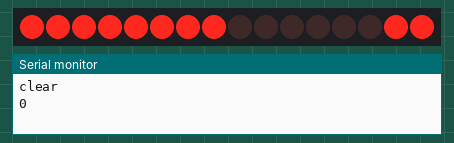
Simulated run of this sketch. Board: Arduino Uno, built with avr-gcc and run on an emulated ATmega328P. On the bench: 16 shift-register outputs drawn as a row of LEDs (first output left, lit = HIGH), the last lines printed to the serial monitor. Wiring (inferred from the names in the program): 2 × shift register (74HC595): data pin 8; shift clock pin 10; latch pin 9. Wiring (inferred from the signals the program sends): row of LEDs: on Q0, Q1, Q2, Q3, Q4, Q5, Q6, Q7, Q8, Q9, Q10, Q11, Q12, Q13, Q14, Q15.

Above: at 0.2 s.
At 1.7 s:
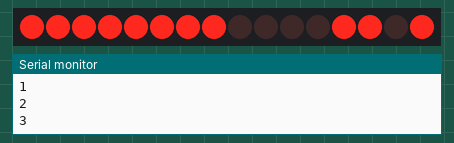
At 3.2 s:
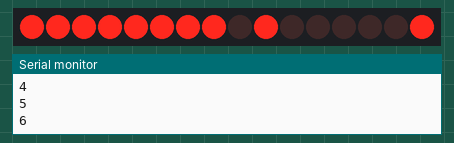
At 6.7 s:
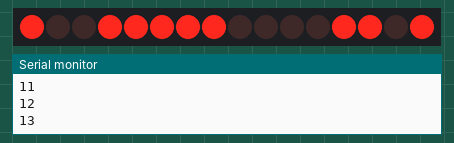
At 9.7 s:
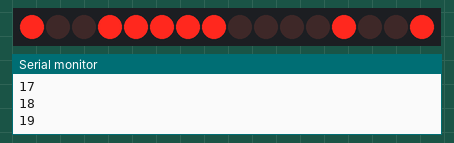
At 13.2 s:
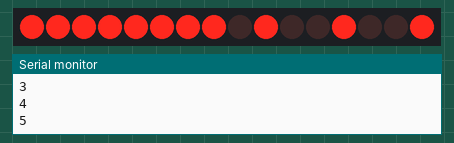
Timing chart, 0 to 13.7 s (numbered marks = the images above):
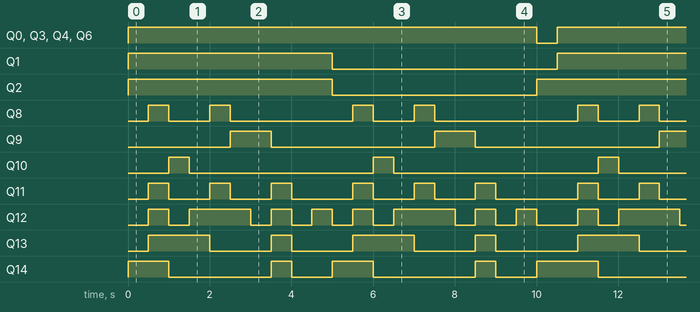

The sketch:

dual_7_segment_hc595.ino
```cpp
int SER_Pin = 8;
int RCLK_Pin = 9;
int SRCLK_Pin = 10;

int randNumber;

#define number_of_74hc595s 2
#define numOfRegisterPins number_of_74hc595s * 8

boolean registers[numOfRegisterPins];

void setup() {
	Serial.begin(9600);
	pinMode(SER_Pin, OUTPUT);
	pinMode(RCLK_Pin, OUTPUT);
	pinMode(SRCLK_Pin, OUTPUT);

	clearRegisters();
	writeRegisters();
}

void clearRegisters() {
	for(int i = numOfRegisterPins - 1; i >=  0; i--){
		registers[i] = LOW;
	}
}

void writeRegisters() {
	digitalWrite(RCLK_Pin, LOW);
	for(int i = numOfRegisterPins - 1; i >=  0; i--){
		digitalWrite(SRCLK_Pin, LOW);

		int val = registers[i];

		digitalWrite(SER_Pin, val);
		digitalWrite(SRCLK_Pin, HIGH);
	}

	digitalWrite(RCLK_Pin, HIGH);
}

void setRegisterPin(int index, int value) {
	registers[index] = value;
}

void writeNumber(int number) {
	switch(number) {
		case 0:
			setRegisterPin(0,LOW);
			setRegisterPin(1,LOW);
			setRegisterPin(2,LOW);
			setRegisterPin(3,LOW);
			setRegisterPin(4,LOW);
			setRegisterPin(5,LOW);
			setRegisterPin(6,LOW);
			setRegisterPin(7,LOW);
            setRegisterPin(8,HIGH);
			setRegisterPin(9,HIGH);
			setRegisterPin(10,HIGH);
			setRegisterPin(11,HIGH);
			setRegisterPin(12,HIGH);
			setRegisterPin(13,HIGH);
			setRegisterPin(14,LOW);
			setRegisterPin(15,LOW);
			break;
		case 1:
			setRegisterPin(0,LOW);
			setRegisterPin(1,LOW);
			setRegisterPin(2,LOW);
			setRegisterPin(3,LOW);
			setRegisterPin(4,LOW);
			setRegisterPin(5,LOW);
			setRegisterPin(6,LOW);
			setRegisterPin(7,LOW);
            setRegisterPin(8,LOW);
			setRegisterPin(9,HIGH);
			setRegisterPin(10,HIGH);
			setRegisterPin(11,LOW);
			setRegisterPin(12,LOW);
			setRegisterPin(13,LOW);
			setRegisterPin(14,LOW);
			setRegisterPin(15,LOW);
			break;
		case 2:
			setRegisterPin(0,LOW);
			setRegisterPin(1,LOW);
			setRegisterPin(2,LOW);
			setRegisterPin(3,LOW);
			setRegisterPin(4,LOW);
			setRegisterPin(5,LOW);
			setRegisterPin(6,LOW);
			setRegisterPin(7,LOW);
            setRegisterPin(8,HIGH);
			setRegisterPin(9,HIGH);
			setRegisterPin(10,LOW);
			setRegisterPin(11,HIGH);
			setRegisterPin(12,HIGH);
			setRegisterPin(13,LOW);
			setRegisterPin(14,HIGH);
			setRegisterPin(15,LOW);
			break;
		case 3:
			setRegisterPin(0,LOW);
			setRegisterPin(1,LOW);
			setRegisterPin(2,LOW);
			setRegisterPin(3,LOW);
			setRegisterPin(4,LOW);
			setRegisterPin(5,LOW);
			setRegisterPin(6,LOW);
			setRegisterPin(7,LOW);
            setRegisterPin(8,HIGH);
			setRegisterPin(9,HIGH);
			setRegisterPin(10,HIGH);
			setRegisterPin(11,HIGH);
			setRegisterPin(12,LOW);
			setRegisterPin(13,LOW);
			setRegisterPin(14,HIGH);
			setRegisterPin(15,LOW);
			break;
		case 4:
			setRegisterPin(0,LOW);
			setRegisterPin(1,LOW);
			setRegisterPin(2,LOW);
			setRegisterPin(3,LOW);
			setRegisterPin(4,LOW);
			setRegisterPin(5,LOW);
			setRegisterPin(6,LOW);
			setRegisterPin(7,LOW);
            setRegisterPin(8,LOW);
			setRegisterPin(9,HIGH);
			setRegisterPin(10,HIGH);
			setRegisterPin(11,LOW);
			setRegisterPin(12,LOW);
			setRegisterPin(13,HIGH);
			setRegisterPin(14,HIGH);
			setRegisterPin(15,LOW);
			break;
		case 5:
			setRegisterPin(0,LOW);
			setRegisterPin(1,LOW);
			setRegisterPin(2,LOW);
			setRegisterPin(3,LOW);
			setRegisterPin(4,LOW);
			setRegisterPin(5,LOW);
			setRegisterPin(6,LOW);
			setRegisterPin(7,LOW);
            setRegisterPin(8,HIGH);
			setRegisterPin(9,LOW);
			setRegisterPin(10,HIGH);
			setRegisterPin(11,HIGH);
			setRegisterPin(12,LOW);
			setRegisterPin(13,HIGH);
			setRegisterPin(14,HIGH);
			setRegisterPin(15,LOW);
			break;
		case 6:
			setRegisterPin(0,LOW);
			setRegisterPin(1,LOW);
			setRegisterPin(2,LOW);
			setRegisterPin(3,LOW);
			setRegisterPin(4,LOW);
			setRegisterPin(5,LOW);
			setRegisterPin(6,LOW);
			setRegisterPin(7,LOW);
            setRegisterPin(8,HIGH);
			setRegisterPin(9,LOW);
			setRegisterPin(10,HIGH);
			setRegisterPin(11,HIGH);
			setRegisterPin(12,HIGH);
			setRegisterPin(13,HIGH);
			setRegisterPin(14,HIGH);
			setRegisterPin(15,LOW);
			break;
		case 7:
			setRegisterPin(0,LOW);
			setRegisterPin(1,LOW);
			setRegisterPin(2,LOW);
			setRegisterPin(3,LOW);
			setRegisterPin(4,LOW);
			setRegisterPin(5,LOW);
			setRegisterPin(6,LOW);
			setRegisterPin(7,LOW);
            setRegisterPin(8,HIGH);
			setRegisterPin(9,HIGH);
			setRegisterPin(10,HIGH);
			setRegisterPin(11,LOW);
			setRegisterPin(12,LOW);
			setRegisterPin(13,LOW);
			setRegisterPin(14,LOW);
			setRegisterPin(15,LOW);
			break;
		case 8:
			setRegisterPin(0,LOW);
			setRegisterPin(1,LOW);
			setRegisterPin(2,LOW);
			setRegisterPin(3,LOW);
			setRegisterPin(4,LOW);
			setRegisterPin(5,LOW);
			setRegisterPin(6,LOW);
			setRegisterPin(7,LOW);
            setRegisterPin(8,HIGH);
			setRegisterPin(9,HIGH);
			setRegisterPin(10,HIGH);
			setRegisterPin(11,HIGH);
			setRegisterPin(12,HIGH);
			setRegisterPin(13,HIGH);
			setRegisterPin(14,HIGH);
			setRegisterPin(15,LOW);
			break;
		case 9:
			setRegisterPin(0,LOW);
			setRegisterPin(1,LOW);
			setRegisterPin(2,LOW);
			setRegisterPin(3,LOW);
			setRegisterPin(4,LOW);
			setRegisterPin(5,LOW);
			setRegisterPin(6,LOW);
			setRegisterPin(7,LOW);
            setRegisterPin(8,HIGH);
			setRegisterPin(9,HIGH);
			setRegisterPin(10,HIGH);
			setRegisterPin(11,HIGH);
			setRegisterPin(12,LOW);
			setRegisterPin(13,HIGH);
			setRegisterPin(14,HIGH);
			setRegisterPin(15,LOW);
			break;
        case 10:
			setRegisterPin(0,LOW);
			setRegisterPin(1,HIGH);
			setRegisterPin(2,HIGH);
			setRegisterPin(3,LOW);
			setRegisterPin(4,LOW);
			setRegisterPin(5,LOW);
			setRegisterPin(6,LOW);
			setRegisterPin(7,LOW);
            setRegisterPin(8,HIGH);
			setRegisterPin(9,HIGH);
			setRegisterPin(10,HIGH);
			setRegisterPin(11,HIGH);
			setRegisterPin(12,HIGH);
			setRegisterPin(13,HIGH);
			setRegisterPin(14,LOW);
			setRegisterPin(15,LOW);
			break;
        case 11:
			setRegisterPin(0,LOW);
			setRegisterPin(1,HIGH);
			setRegisterPin(2,HIGH);
			setRegisterPin(3,LOW);
			setRegisterPin(4,LOW);
			setRegisterPin(5,LOW);
			setRegisterPin(6,LOW);
			setRegisterPin(7,LOW);
            setRegisterPin(8,LOW);
			setRegisterPin(9,HIGH);
			setRegisterPin(10,HIGH);
			setRegisterPin(11,LOW);
			setRegisterPin(12,LOW);
			setRegisterPin(13,LOW);
			setRegisterPin(14,LOW);
			setRegisterPin(15,LOW);
			break;
        case 12:
			setRegisterPin(0,LOW);
			setRegisterPin(1,HIGH);
			setRegisterPin(2,HIGH);
			setRegisterPin(3,LOW);
			setRegisterPin(4,LOW);
			setRegisterPin(5,LOW);
			setRegisterPin(6,LOW);
			setRegisterPin(7,LOW);
            setRegisterPin(8,HIGH);
			setRegisterPin(9,HIGH);
			setRegisterPin(10,LOW);
			setRegisterPin(11,HIGH);
			setRegisterPin(12,HIGH);
			setRegisterPin(13,LOW);
			setRegisterPin(14,HIGH);
			setRegisterPin(15,LOW);
			break;
        case 13:
			setRegisterPin(0,LOW);
			setRegisterPin(1,HIGH);
			setRegisterPin(2,HIGH);
			setRegisterPin(3,LOW);
			setRegisterPin(4,LOW);
			setRegisterPin(5,LOW);
			setRegisterPin(6,LOW);
			setRegisterPin(7,LOW);
            setRegisterPin(8,HIGH);
			setRegisterPin(9,HIGH);
			setRegisterPin(10,HIGH);
			setRegisterPin(11,HIGH);
			setRegisterPin(12,LOW);
			setRegisterPin(13,LOW);
			setRegisterPin(14,HIGH);
			setRegisterPin(15,LOW);
			break;
        case 14:
			setRegisterPin(0,LOW);
			setRegisterPin(1,HIGH);
			setRegisterPin(2,HIGH);
			setRegisterPin(3,LOW);
			setRegisterPin(4,LOW);
			setRegisterPin(5,LOW);
			setRegisterPin(6,LOW);
			setRegisterPin(7,LOW);
            setRegisterPin(8,LOW);
			setRegisterPin(9,HIGH);
			setRegisterPin(10,HIGH);
			setRegisterPin(11,LOW);
			setRegisterPin(12,LOW);
			setRegisterPin(13,HIGH);
			setRegisterPin(14,HIGH);
			setRegisterPin(15,LOW);
			break;
        case 15:
			setRegisterPin(0,LOW);
			setRegisterPin(1,HIGH);
			setRegisterPin(2,HIGH);
			setRegisterPin(3,LOW);
			setRegisterPin(4,LOW);
			setRegisterPin(5,LOW);
			setRegisterPin(6,LOW);
			setRegisterPin(7,LOW);
            setRegisterPin(8,HIGH);
			setRegisterPin(9,LOW);
			setRegisterPin(10,HIGH);
			setRegisterPin(11,HIGH);
			setRegisterPin(12,LOW);
			setRegisterPin(13,HIGH);
			setRegisterPin(14,HIGH);
			setRegisterPin(15,LOW);
			break;
        case 16:
			setRegisterPin(0,LOW);
			setRegisterPin(1,HIGH);
			setRegisterPin(2,HIGH);
			setRegisterPin(3,LOW);
			setRegisterPin(4,LOW);
			setRegisterPin(5,LOW);
			setRegisterPin(6,LOW);
			setRegisterPin(7,LOW);
            setRegisterPin(8,HIGH);
			setRegisterPin(9,LOW);
			setRegisterPin(10,HIGH);
			setRegisterPin(11,HIGH);
			setRegisterPin(12,HIGH);
			setRegisterPin(13,HIGH);
			setRegisterPin(14,HIGH);
			setRegisterPin(15,LOW);
			break;
        case 17:
			setRegisterPin(0,LOW);
			setRegisterPin(1,HIGH);
			setRegisterPin(2,HIGH);
			setRegisterPin(3,LOW);
			setRegisterPin(4,LOW);
			setRegisterPin(5,LOW);
			setRegisterPin(6,LOW);
			setRegisterPin(7,LOW);
            setRegisterPin(8,HIGH);
			setRegisterPin(9,HIGH);
			setRegisterPin(10,HIGH);
			setRegisterPin(11,LOW);
			setRegisterPin(12,LOW);
			setRegisterPin(13,LOW);
			setRegisterPin(14,LOW);
			setRegisterPin(15,LOW);
			break;
        case 18:
			setRegisterPin(0,LOW);
			setRegisterPin(1,HIGH);
			setRegisterPin(2,HIGH);
			setRegisterPin(3,LOW);
			setRegisterPin(4,LOW);
			setRegisterPin(5,LOW);
			setRegisterPin(6,LOW);
			setRegisterPin(7,LOW);
            setRegisterPin(8,HIGH);
			setRegisterPin(9,HIGH);
			setRegisterPin(10,HIGH);
			setRegisterPin(11,HIGH);
			setRegisterPin(12,HIGH);
			setRegisterPin(13,HIGH);
			setRegisterPin(14,HIGH);
			setRegisterPin(15,LOW);
			break;
        case 19:
			setRegisterPin(0,LOW);
			setRegisterPin(1,HIGH);
			setRegisterPin(2,HIGH);
			setRegisterPin(3,LOW);
			setRegisterPin(4,LOW);
			setRegisterPin(5,LOW);
			setRegisterPin(6,LOW);
			setRegisterPin(7,LOW);
            setRegisterPin(8,HIGH);
			setRegisterPin(9,HIGH);
			setRegisterPin(10,HIGH);
			setRegisterPin(11,HIGH);
			setRegisterPin(12,LOW);
			setRegisterPin(13,HIGH);
			setRegisterPin(14,HIGH);
			setRegisterPin(15,LOW);
			break;
        case 20:
			setRegisterPin(0,HIGH);
			setRegisterPin(1,HIGH);
			setRegisterPin(2,LOW);
			setRegisterPin(3,HIGH);
			setRegisterPin(4,HIGH);
			setRegisterPin(5,LOW);
			setRegisterPin(6,HIGH);
			setRegisterPin(7,LOW);
            setRegisterPin(8,HIGH);
			setRegisterPin(9,HIGH);
			setRegisterPin(10,HIGH);
			setRegisterPin(11,HIGH);
			setRegisterPin(12,HIGH);
			setRegisterPin(13,HIGH);
			setRegisterPin(14,LOW);
			setRegisterPin(15,LOW);
			break;

		default:
			break;
    }

	writeRegisters();
}

void loop() {
	Serial.println("clear");

	for (int i = 0; i < numOfRegisterPins; ++i) {
		setRegisterPin(i,LOW);
	}
	writeRegisters();


	for (int i = 0; i <= 20; ++i) {
		Serial.println(i);
		writeNumber(i);
		delay(500);
	}


}
```

Measured:
- by itself, Q0, Q3, Q4, Q6: alternates HIGH for 10.0 s and LOW for 0.50 s
- by itself, Q1: alternates HIGH for 5.0 s and LOW for 5.5 s
- by itself, Q2: alternates HIGH for 5.5 s and LOW for 5.0 s
- by itself, Q8: repeats every 10.5 s: LOW 1.0 s, HIGH 0.50 s, LOW 3.0 s, HIGH 0.50 s, LOW 1.0 s, HIGH 0.50 s, LOW 3.5 s, HIGH 0.50 s
- by itself, Q9: alternates HIGH for 1.0 s and LOW for 4.0 s
- by itself, Q10: alternates HIGH for 0.50 s and LOW for 4.5 s
- by itself, Q11: repeats every 10.5 s: 2 × (LOW 1.0 s, HIGH 0.50 s), LOW 1.5 s, 2 × (HIGH 0.50 s, LOW 1.0 s), HIGH 0.50 s, LOW 2.0 s, HIGH 0.50 s
- by itself, Q13: repeats every 10.5 s: LOW 1.5 s, HIGH 0.50 s, LOW 1.5 s, HIGH 1.5 s, LOW 1.5 s, HIGH 0.50 s, LOW 2.0 s, HIGH 1.5 s
